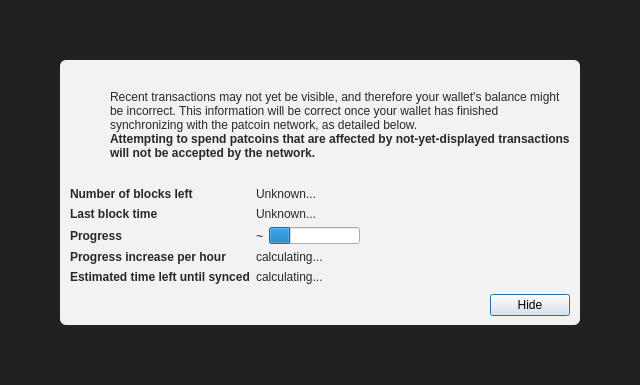
<?xml version="1.0" encoding="UTF-8"?>
<ui version="4.0">
 <class>ModalOverlay</class>
 <widget class="ModalOverlay" name="ModalOverlay">
  <property name="geometry">
   <rect>
    <x>0</x>
    <y>0</y>
    <width>640</width>
    <height>385</height>
   </rect>
  </property>
  <property name="windowTitle">
   <string>Form</string>
  </property>
  <layout class="QVBoxLayout" name="verticalLayout" stretch="0">
   <property name="sizeConstraint">
    <enum>QLayout::SetDefaultConstraint</enum>
   </property>
   <property name="leftMargin">
    <number>0</number>
   </property>
   <property name="topMargin">
    <number>0</number>
   </property>
   <property name="rightMargin">
    <number>0</number>
   </property>
   <property name="bottomMargin">
    <number>0</number>
   </property>
   <item>
    <widget class="QWidget" name="bgWidget" native="true">
     <property name="styleSheet">
      <string notr="true">#bgWidget { background: rgba(0,0,0,220); }</string>
     </property>
     <layout class="QVBoxLayout" name="verticalLayoutMain" stretch="1">
      <property name="leftMargin">
       <number>60</number>
      </property>
      <property name="topMargin">
       <number>60</number>
      </property>
      <property name="rightMargin">
       <number>60</number>
      </property>
      <property name="bottomMargin">
       <number>60</number>
      </property>
      <item>
       <widget class="QWidget" name="contentWidget" native="true">
        <property name="styleSheet">
         <string notr="true">#contentWidget { background: rgba(255,255,255,240); border-radius: 6px; }

QLabel { color: rgb(40,40,40);  }</string>
        </property>
        <layout class="QVBoxLayout" name="verticalLayoutSub" stretch="1,0,0,0">
         <property name="spacing">
          <number>0</number>
         </property>
         <property name="leftMargin">
          <number>10</number>
         </property>
         <property name="topMargin">
          <number>10</number>
         </property>
         <property name="rightMargin">
          <number>10</number>
         </property>
         <property name="bottomMargin">
          <number>10</number>
         </property>
         <item>
          <layout class="QHBoxLayout" name="horizontalLayoutIconText" stretch="0,1">
           <property name="topMargin">
            <number>20</number>
           </property>
           <item>
            <layout class="QVBoxLayout" name="verticalLayoutIcon">
             <property name="leftMargin">
              <number>0</number>
             </property>
             <item>
              <widget class="QPushButton" name="warningIcon">
               <property name="enabled">
                <bool>false</bool>
               </property>
               <property name="text">
                <string/>
               </property>
               <property name="icon">
                <iconset>
                 <normaloff>:/icons/warning</normaloff>
                 <disabledoff>:/icons/warning</disabledoff>:/icons/warning</iconset>
               </property>
               <property name="iconSize">
                <size>
                 <width>48</width>
                 <height>48</height>
                </size>
               </property>
               <property name="flat">
                <bool>true</bool>
               </property>
              </widget>
             </item>
             <item>
              <spacer name="verticalSpacerWarningIcon">
               <property name="orientation">
                <enum>Qt::Vertical</enum>
               </property>
               <property name="sizeHint" stdset="0">
                <size>
                 <width>20</width>
                 <height>40</height>
                </size>
               </property>
              </spacer>
             </item>
            </layout>
           </item>
           <item>
            <layout class="QVBoxLayout" name="verticalLayoutInfoText">
             <property name="leftMargin">
              <number>0</number>
             </property>
             <property name="topMargin">
              <number>0</number>
             </property>
             <item>
              <widget class="QLabel" name="infoText">
               <property name="text">
                <string>Recent transactions may not yet be visible, and therefore your wallet's balance might be incorrect. This information will be correct once your wallet has finished synchronizing with the patcoin network, as detailed below.</string>
               </property>
               <property name="textFormat">
                <enum>Qt::RichText</enum>
               </property>
               <property name="wordWrap">
                <bool>true</bool>
               </property>
              </widget>
             </item>
             <item>
              <widget class="QLabel" name="infoTextStrong">
               <property name="font">
                <font>
                 <weight>75</weight>
                 <bold>true</bold>
                </font>
               </property>
               <property name="text">
                <string>Attempting to spend patcoins that are affected by not-yet-displayed transactions will not be accepted by the network.</string>
               </property>
               <property name="textFormat">
                <enum>Qt::RichText</enum>
               </property>
               <property name="wordWrap">
                <bool>true</bool>
               </property>
              </widget>
             </item>
             <item>
              <spacer name="verticalSpacerInTextSpace">
               <property name="orientation">
                <enum>Qt::Vertical</enum>
               </property>
               <property name="sizeHint" stdset="0">
                <size>
                 <width>20</width>
                 <height>40</height>
                </size>
               </property>
              </spacer>
             </item>
            </layout>
           </item>
          </layout>
         </item>
         <item>
          <spacer name="verticalSpacerAfterText">
           <property name="orientation">
            <enum>Qt::Vertical</enum>
           </property>
           <property name="sizeHint" stdset="0">
            <size>
             <width>20</width>
             <height>40</height>
            </size>
           </property>
          </spacer>
         </item>
         <item>
          <layout class="QFormLayout" name="formLayout">
           <property name="fieldGrowthPolicy">
            <enum>QFormLayout::FieldsStayAtSizeHint</enum>
           </property>
           <property name="horizontalSpacing">
            <number>6</number>
           </property>
           <property name="verticalSpacing">
            <number>6</number>
           </property>
           <property name="topMargin">
            <number>10</number>
           </property>
           <item row="0" column="0">
            <widget class="QLabel" name="labelNumberOfBlocksLeft">
             <property name="font">
              <font>
               <weight>75</weight>
               <bold>true</bold>
              </font>
             </property>
             <property name="text">
              <string>Number of blocks left</string>
             </property>
            </widget>
           </item>
           <item row="0" column="1">
            <widget class="QLabel" name="numberOfBlocksLeft">
             <property name="text">
              <string>Unknown...</string>
             </property>
            </widget>
           </item>
           <item row="1" column="0">
            <widget class="QLabel" name="labelLastBlockTime">
             <property name="font">
              <font>
               <weight>75</weight>
               <bold>true</bold>
              </font>
             </property>
             <property name="text">
              <string>Last block time</string>
             </property>
            </widget>
           </item>
           <item row="1" column="1">
            <widget class="QLabel" name="newestBlockDate">
             <property name="sizePolicy">
              <sizepolicy hsizetype="Maximum" vsizetype="Preferred">
               <horstretch>0</horstretch>
               <verstretch>0</verstretch>
              </sizepolicy>
             </property>
             <property name="text">
              <string>Unknown...</string>
             </property>
            </widget>
           </item>
           <item row="2" column="0">
            <widget class="QLabel" name="labelSyncDone">
             <property name="font">
              <font>
               <weight>75</weight>
               <bold>true</bold>
              </font>
             </property>
             <property name="text">
              <string>Progress</string>
             </property>
            </widget>
           </item>
           <item row="2" column="1">
            <layout class="QHBoxLayout" name="horizontalLayoutSync" stretch="0,1">
             <item>
              <widget class="QLabel" name="percentageProgress">
               <property name="text">
                <string notr="true">~</string>
               </property>
              </widget>
             </item>
             <item>
              <widget class="QProgressBar" name="progressBar">
               <property name="value">
                <number>24</number>
               </property>
               <property name="format">
                <string/>
               </property>
              </widget>
             </item>
            </layout>
           </item>
           <item row="4" column="0">
            <widget class="QLabel" name="labelProgressIncrease">
             <property name="font">
              <font>
               <weight>75</weight>
               <bold>true</bold>
              </font>
             </property>
             <property name="text">
              <string>Progress increase per hour</string>
             </property>
            </widget>
           </item>
           <item row="4" column="1">
            <widget class="QLabel" name="progressIncreasePerH">
             <property name="text">
              <string>calculating...</string>
             </property>
            </widget>
           </item>
           <item row="5" column="0">
            <widget class="QLabel" name="labelEstimatedTimeLeft">
             <property name="font">
              <font>
               <weight>75</weight>
               <bold>true</bold>
              </font>
             </property>
             <property name="text">
              <string>Estimated time left until synced</string>
             </property>
            </widget>
           </item>
           <item row="5" column="1">
            <widget class="QLabel" name="expectedTimeLeft">
             <property name="text">
              <string>calculating...</string>
             </property>
            </widget>
           </item>
          </layout>
         </item>
         <item>
          <layout class="QHBoxLayout" name="horizontalLayoutButtons">
           <property name="leftMargin">
            <number>10</number>
           </property>
           <property name="topMargin">
            <number>10</number>
           </property>
           <item>
            <spacer name="horizontalSpacer">
             <property name="orientation">
              <enum>Qt::Horizontal</enum>
             </property>
             <property name="sizeHint" stdset="0">
              <size>
               <width>40</width>
               <height>20</height>
              </size>
             </property>
            </spacer>
           </item>
           <item>
            <widget class="QPushButton" name="closeButton">
             <property name="text">
              <string>Hide</string>
             </property>
             <property name="focusPolicy">
              <enum>Qt::StrongFocus</enum>
             </property>
             <property name="default">
              <bool>true</bool>
             </property>
            </widget>
           </item>
          </layout>
         </item>
        </layout>
       </widget>
      </item>
     </layout>
    </widget>
   </item>
  </layout>
 </widget>
 <customwidgets>
  <customwidget>
   <class>ModalOverlay</class>
   <extends>QWidget</extends>
   <header>qt/modaloverlay.h</header>
   <container>1</container>
  </customwidget>
 </customwidgets>
 <resources/>
 <connections/>
</ui>
